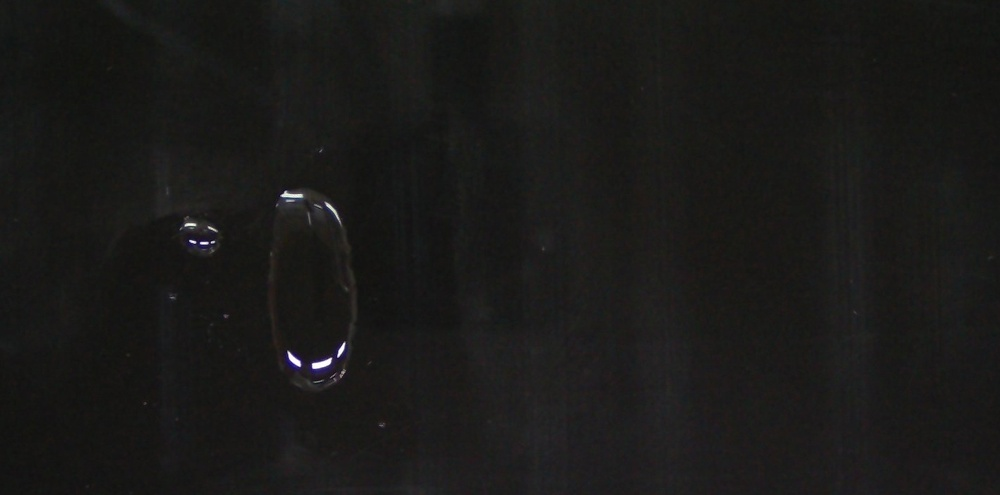
#> input picture result/Oil_0024.jpg, 1000 x 495 px, shrunk from 1416 x 701 before the run
$ python Mask.py   (older library calls are emulated)
#> lines starting #> are read from the running program, lines starting #| are printed output that depends on the picture; after the words box and inside, x2 and y2 are one past the last pixel; in counts of white or black regions, pixels touching at a corner belong together
import cv2
import numpy as np
import matplotlib.pyplot as plt
import random

plt.rcParams['font.sans-serif'] = ['SimHei']
plt.rcParams['axes.unicode_minus'] = False

import cv2
import numpy as np


def preprocess_image_dynamic(img_path):
    """动态调整中值滤波窗口的预处理函数"""
#> called with img_path = 'result/Oil_0024.jpg'
    img = cv2.imread(img_path)
#> img is the input picture: shape (495, 1000, 3); mean B, G, R 24.5, 25.8, 26.2
    gray = cv2.cvtColor(img, cv2.COLOR_BGR2GRAY)
    # blur = cv2.medianBlur(gray, 3)
    # cv2.imshow("med", blur)
    edges = cv2.Canny(gray, 20, 65)
    cv2.imshow("edges", edges)
    kernel = np.ones((7, 7), np.uint8)
    boundary_closed = cv2.morphologyEx(edges, cv2.MORPH_CLOSE, kernel, iterations=4)

    boundary_closed = cv2.morphologyEx(boundary_closed, cv2.MORPH_OPEN, np.ones((3, 3), np.uint8))
    cv2.imshow("edges2", boundary_closed)
    boundary = cv2.GaussianBlur(boundary_closed, (3, 3), 1)
    thresh = cv2.adaptiveThreshold(
        gray, 255,
        cv2.ADAPTIVE_THRESH_GAUSSIAN_C,
        cv2.THRESH_BINARY_INV,
        blockSize=27,
        C=9
    )
    cv2.imshow("auto", thresh)
    (x1, y1, x2, y2) = crop_valid_white_area(
        img=thresh,
        noise_area_threshold=25,
        expand_pixel=30
    )
#> in crop_valid_white_area, `contours, _ = cv2.findContours(img, cv2.RETR_EXTERNAL, cv2.CHAIN_APPRO..`: contours = 32 contours, 25 with area under 20; largest, box (x1, y1, x2, y2) and area: (281, 337, 350, 383) 1500, (181, 226, 218, 251) 453, (273, 184, 314, 213) 384, (313, 195, 347, 229) 310, (177, 213, 201, 231) 118, (204, 218, 223, 231) 53, (338, 368, 350, 384) 40
#> the loop in crop_valid_white_area, `for cnt in contours:` made 32 passes
#> cnt on passes 1, 5, 6, 7: [[298, 388]], [[352, 351], [352, 353]], [[284, 346], [285, 346]], [[352, 341], [352, 344], [351, 345], [352, 345]]
#> after the loop in crop_valid_white_area, `for cnt in contours:`:
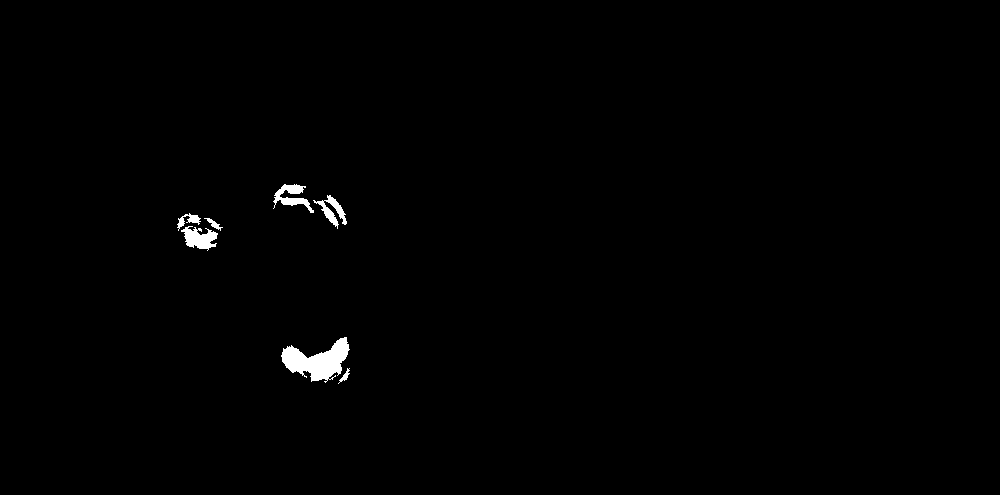
#> valid_white_img: shape (495, 1000); 0.67% white; 7 white regions, largest, box (x1, y1, x2, y2) and area: (281, 337, 350, 383) 1616, (181, 226, 218, 251) 529, (273, 184, 314, 213) 471
#> in crop_valid_white_area, `valid_white_pixels = np.argwhere(valid_white_img == 255)`: valid_white_pixels = 3305 pairs, first value 184 to 383, second value 177 to 349
#> in crop_valid_white_area, `y_coords = valid_white_pixels[:, 0]`: y_coords = 3305 values from 184 to 383
#> in crop_valid_white_area, `x_coords = valid_white_pixels[:, 1]`: x_coords = 3305 values, max 349 at index 1834, min 177 at index 1020, mean 288
#> in crop_valid_white_area, `x_min, x_max = np.min(x_coords), np.max(x_coords)`: x_min = 177; x_max = 349
#> in crop_valid_white_area, `y_min, y_max = np.min(y_coords), np.max(y_coords)`: y_min = 184; y_max = 383
#> in crop_valid_white_area, `x_min = max(0, x_min - expand_pixel)`: x_min = 147
#> in crop_valid_white_area, `y_min = max(0, y_min - expand_pixel)`: y_min = 154
#> in crop_valid_white_area, `x_max = min(img.shape[1] - 1, x_max + expand_pixel)`: x_max = 379
#> in crop_valid_white_area, `y_max = min(img.shape[0] - 1, y_max + expand_pixel)`: y_max = 413
#> x1 = 147; y1 = 154; x2 = 379; y2 = 413
    contours, hierarchy = cv2.findContours(
        thresh,
        cv2.RETR_EXTERNAL,
        cv2.CHAIN_APPROX_SIMPLE
    )

    if not contours:
        raise ValueError("mask图像中未检测到任何白色轮廓！")

    max_contour = max(contours, key=cv2.contourArea)
#> max_contour = contour of 161 points, box (x1, y1, x2, y2) (281, 337, 350, 383), area 1500
    rotated_rect = cv2.minAreaRect(max_contour)  # 获取旋转矩形参数
#> rotated_rect = ((316.5, 362.2), (68.28, 41.66), -8.58)
    box_vertices = cv2.boxPoints(rotated_rect)  # 转换为4个顶点
#> box_vertices = [[285.8, 387.9], [279.6, 346.7], [347.1, 336.5], [353.3, 377.7]]
    box_vertices = np.int0(box_vertices)  # 转为整数像素坐标
#> box_vertices = [[285, 387], [279, 346], [347, 336], [353, 377]]

    # 4. 提取旋转矩形的关键信息（长宽、面积、旋转角度）
    (cx, cy), (w, h), angle = rotated_rect
#> cx = 316.5; cy = 362.2; w = 68.28; h = 41.66; angle = -8.58
    rotated_rect_area = w * h  # 旋转矩形面积（最小包围矩形面积）
#> rotated_rect_area = 2844.7
    contour_area = cv2.contourArea(max_contour)  # 轮廓实际面积
#> contour_area = 1500
    proportion = contour_area/rotated_rect_area
#> proportion = 0.527
    perimeter = cv2.arcLength(max_contour, True)  # 轮廓周长
#> perimeter = 278
    circularity = (4 * np.pi * contour_area) / (perimeter ** 2)
#> circularity = 0.244
    # 旋转矩形的长宽比（统一按 长/宽 计算，确保大于等于1）
    aspect_ratio_rotated = max(w, h) / min(w, h) if min(w, h) != 0 else 1.0
#> aspect_ratio_rotated = 1.64
    print(max_contour, aspect_ratio_rotated, contour_area, rotated_rect_area,proportion,circularity)
#> (printed output is left out)
    grade = average_grade(gray)
#> in average_grade, `dx = cv2.Sobel(roi, ddepth=cv2.CV_64F, dx=1, dy=0, ksize=3)`:
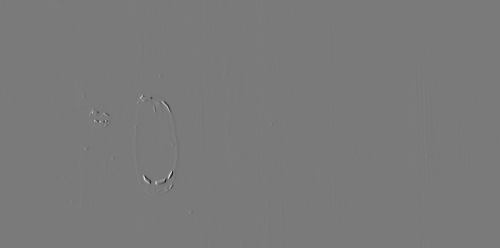
#> dx: shape (495, 1000) float64 (shown at 1/2 size); min -800, max 867, mean 0; drawn with min black and max white
#> in average_grade, `avg_gradient_L1 = np.mean(gradient_magnitude_L1)`: avg_gradient_L1 = 9.42
#> in average_grade, `avg_gradient_L2 = np.mean(gradient_magnitude_L2)`: avg_gradient_L2 = 7.49
#> grade = 9.42
    edges = cv2.Canny(gray, 9, 20)
    cv2.imshow("Canny", edges)
    edges[y1:y2, x1:x2] = 0
    canny_edges = cv2.Canny(gray, 8, 24)
    cv2.imshow("Canny2",canny_edges)

    # 对比度增强
    # clahe = cv2.createCLAHE(clipLimit=2.0, tileGridSize=(8, 8))
    # enhanced = clahe.apply(filtered_img)
    return img, gray


def average_grade(roi):
    dx = cv2.Sobel(roi, ddepth=cv2.CV_64F, dx=1, dy=0, ksize=3)
    dy = cv2.Sobel(roi, ddepth=cv2.CV_64F, dx=0, dy=1, ksize=3)

    # 5. 计算梯度幅值（两种方式二选一，与cv2.Canny的L1/L2gradient对应）
    # 方式1：L1范数（|dx| + |dy|，计算更快，对应cv2.Canny默认值）
    gradient_magnitude_L1 = np.abs(dx) + np.abs(dy)
    # 方式2：L2范数（√(dx² + dy²)，精度更高，对应cv2.Canny(L2gradient=True)）
    gradient_magnitude_L2 = np.sqrt(np.square(dx) + np.square(dy))

    # 6. 计算平均梯度（对梯度幅值求全局平均值）
    avg_gradient_L1 = np.mean(gradient_magnitude_L1)
    avg_gradient_L2 = np.mean(gradient_magnitude_L2)
    return avg_gradient_L1


def get_defect_boundary(enhanced_img):
    thresh = cv2.adaptiveThreshold(
        enhanced_img, 255,
        cv2.ADAPTIVE_THRESH_GAUSSIAN_C,
        cv2.THRESH_BINARY_INV,
        blockSize=21,
        C=9
    )
    cv2.imshow("AutoThreshold (Defect Shape)", thresh)
    # 2. 步骤1：获取自适应阈值分割的缺陷主轮廓 + 计算minAreaRect

    (x1, y1, x2, y2) = crop_valid_white_area(
        img=thresh,
        noise_area_threshold=55,
        expand_pixel=20
    )
#> call 2 of crop_valid_white_area, with noise_area_threshold = 55, expand_pixel = 20
#> in crop_valid_white_area (call 2), `contours, _ = cv2.findContours(img, cv2.RETR_EXTERNAL, cv2.CHAIN_APPRO..`: contours = 41 contours, 33 with area under 20; largest, box (x1, y1, x2, y2) and area: (282, 337, 349, 383) 1238, (181, 226, 218, 251) 438, (273, 185, 314, 213) 310, (313, 198, 346, 226) 254, (177, 215, 200, 231) 102, (207, 219, 221, 230) 45, (338, 368, 350, 384) 31, (311, 376, 324, 382) 28
#> the loop in crop_valid_white_area (call 2), `for cnt in contours:` made 41 passes
#> cnt on passes 1 to 4: [[377, 427], [378, 428]], [[298, 388]], [[296, 387]], [[334, 385], [334, 386]]
#> after the loop in crop_valid_white_area (call 2), `for cnt in contours:`:
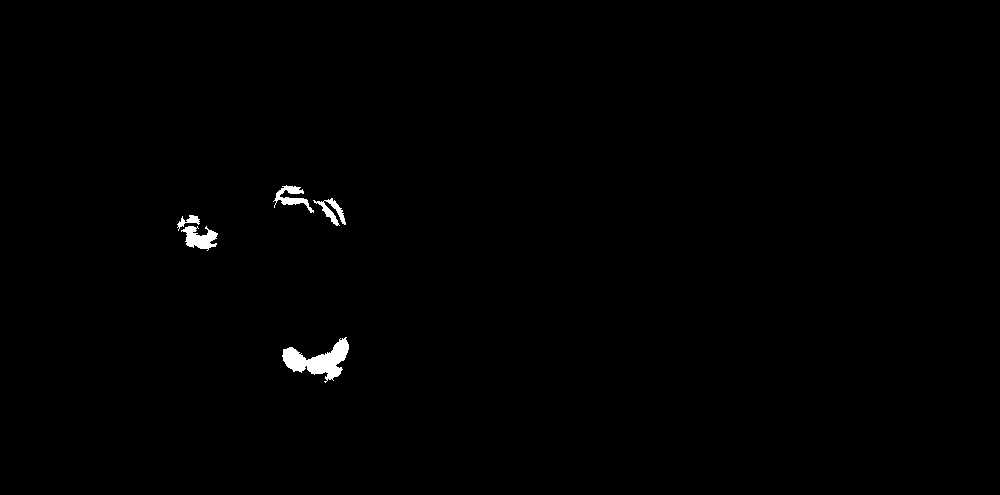
#> valid_white_img: shape (495, 1000); 0.55% white; 5 white regions, box (x1, y1, x2, y2) and area: (282, 337, 349, 383) 1349, (181, 226, 218, 251) 510, (273, 185, 314, 213) 397, (313, 198, 346, 226) 327, (177, 215, 200, 231) 140
#> in crop_valid_white_area (call 2), `valid_white_pixels = np.argwhere(valid_white_img == 255)`: valid_white_pixels = 2723 pairs, first value 185 to 382, second value 177 to 348
#> in crop_valid_white_area (call 2), `y_coords = valid_white_pixels[:, 0]`: y_coords = 2723 values from 185 to 382
#> in crop_valid_white_area (call 2), `x_coords = valid_white_pixels[:, 1]`: x_coords = 2723 values, max 348 at index 1437, min 177 at index 831, mean 286.9
#> in crop_valid_white_area (call 2), `x_min, x_max = np.min(x_coords), np.max(x_coords)`: x_min = 177; x_max = 348
#> in crop_valid_white_area (call 2), `y_min, y_max = np.min(y_coords), np.max(y_coords)`: y_min = 185; y_max = 382
#> in crop_valid_white_area (call 2), `x_min = max(0, x_min - expand_pixel)`: x_min = 157
#> in crop_valid_white_area (call 2), `y_min = max(0, y_min - expand_pixel)`: y_min = 165
#> in crop_valid_white_area (call 2), `x_max = min(img.shape[1] - 1, x_max + expand_pixel)`: x_max = 368
#> in crop_valid_white_area (call 2), `y_max = min(img.shape[0] - 1, y_max + expand_pixel)`: y_max = 402
#> x1 = 157; y1 = 165; x2 = 368; y2 = 402
    roi = enhanced_img[y1:y2, x1:x2]
    grade = average_grade(roi)
#> grade = 25.66
    roi_edges = cv2.Canny(roi, 0.9 * grade, 1.6 * grade)
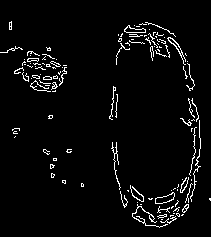
#> roi_edges: shape (237, 211); 4% white in thin lines or dots, all inside (x1, y1, x2, y2) = (0, 21, 211, 228)

    cv2.imshow("Original Canny (With Noise)", roi_edges)
    edges_filtered = bitwise_or_in_roi(thresh, roi_edges, (x1, y1, x2, y2))
#> in bitwise_or_in_roi, `x_min, y_min, x_max, y_max = roi_rect`: x_min = 157; y_min = 165; x_max = 368; y_max = 402
    cv2.imshow("Original Canny ", edges_filtered)

    kernel = np.ones((7, 7), np.uint8)
    boundary_closed = cv2.morphologyEx(edges_filtered, cv2.MORPH_CLOSE, kernel,iterations=4)
    # cv2.imshow("closed", boundary_closed)
    # 5. （可选）开运算过滤杂点 + 轮廓筛选（保持原有优化）
    boundary_closed = cv2.morphologyEx(boundary_closed, cv2.MORPH_OPEN, np.ones((3, 3), np.uint8))
    boundary = cv2.GaussianBlur(boundary_closed, (3, 3), 1)
    _, boundary = cv2.threshold(boundary, 127, 255, cv2.THRESH_BINARY)
    contours, _ = cv2.findContours(boundary, cv2.RETR_EXTERNAL, cv2.CHAIN_APPROX_SIMPLE)
#> contours = 7 contours, 2 with area under 20; largest, box (x1, y1, x2, y2) and area: (273, 186, 368, 392) 5375, (164, 187, 224, 284) 1902, (266, 251, 276, 344) 366, (200, 313, 229, 343) 252, (170, 293, 177, 300) 26
    cv2.imshow("close + open", boundary)
    clean_boundary = np.zeros_like(boundary)
    for cnt in contours:
        if cv2.contourArea(cnt) > 230:
            cv2.drawContours(clean_boundary, [cnt], 0, 255, thickness=2)
#> this loop made 7 passes
#> cnt on passes 1 to 2: [[238, 349], [238, 351], [240, 351], [240, 349]], [[219, 345], [219, 347], [222, 347], [222, 345]]
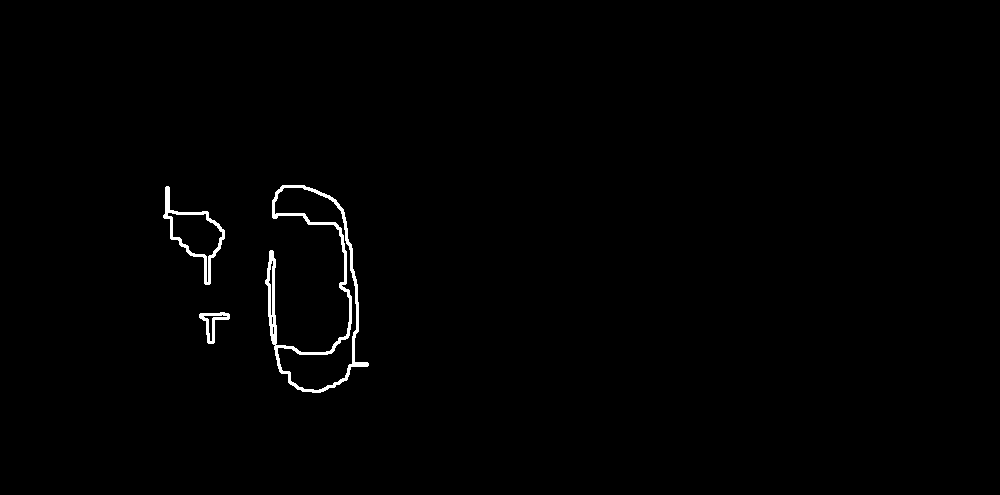
#> clean_boundary: shape (495, 1000); 0.8% white; 3 white regions
    cv2.imshow("result",clean_boundary)
    return clean_boundary


def crop_valid_white_area(img, noise_area_threshold=50, expand_pixel=5):
    # 创建空白图像，用于绘制过滤噪声后的有效白色区域
    valid_white_img = np.zeros_like(img)

    # 2. 第一步：过滤白点噪声（保留大面积白色区域，剔除小噪声）
    contours, _ = cv2.findContours(img, cv2.RETR_EXTERNAL, cv2.CHAIN_APPROX_SIMPLE)
    for cnt in contours:
        if cv2.contourArea(cnt) > noise_area_threshold:
            cv2.drawContours(valid_white_img, [cnt], 0, 255, -1)  # 填充有效区域

    cv2.imshow("filter", valid_white_img)

    valid_white_pixels = np.argwhere(valid_white_img == 255)
    if len(valid_white_pixels) == 0:
        print("过滤噪声后无有效白色区域！")
        return img

    # 4. 第三步：计算有效白色区域的包围框
    y_coords = valid_white_pixels[:, 0]
    x_coords = valid_white_pixels[:, 1]
    x_min, x_max = np.min(x_coords), np.max(x_coords)
    y_min, y_max = np.min(y_coords), np.max(y_coords)

    # 5. 第四步：裁剪图像（可选扩大边界，避免裁到目标区域边缘）
    x_min = max(0, x_min - expand_pixel)
    y_min = max(0, y_min - expand_pixel)
    x_max = min(img.shape[1] - 1, x_max + expand_pixel)
    y_max = min(img.shape[0] - 1, y_max + expand_pixel)
    cropped_img = img[y_min:y_max, x_min:x_max]  # 从原图裁剪（保留原始细节）
    cv2.imshow("Cropped Valid Area", cropped_img)
    return (x_min, y_min, x_max, y_max)


# def bitwise_or_in_roi(bin_img1, bin_img2, roi_rect):
#     """
#     在指定区域内将相并两张二值图（区域外保持bin_img1不变）
#     :param bin_img1: 第一张二值图（背景图）
#     :param bin_img2: 第二张二值图（待相并的图）
#     :param roi_rect: 指定区域的矩形 [x_min, y_min, x_max, y_max]
#     :return: 仅指定区域相并后的结果图
#     """
#     # 1. 解析指定区域的坐标
#     x_min, y_min, x_max, y_max = roi_rect
#     # 确保坐标在图像范围内
#     x_min = max(0, x_min)
#     y_min = max(0, y_min)
#     x_max = min(bin_img1.shape[1]-1, x_max)
#     y_max = min(bin_img1.shape[0]-1, y_max)
#
#     # 2. 创建指定区域的掩码（仅指定区域为255，其余为0）
#     mask = np.zeros_like(bin_img1)
#     mask[y_min:y_max, x_min:x_max] = 255  # 矩形区域设为有效
#
#     # 3. 提取两张图在指定区域内的内容
#     img1_roi = cv2.bitwise_and(bin_img1, mask)
#     img2_roi = cv2.bitwise_and(bin_img2, mask)
#
#     # 4. 在指定区域内将相并两张图的内容
#     roi_merged = cv2.bitwise_or(img1_roi, img2_roi)
#
#     mask_final = np.zeros_like(bin_img1)
#
#     # 5. 将相并结果合并回原图（区域外保持bin_img1不变）
#     # 区域外：取bin_img1的内容；区域内：取相并后的内容
#     result = cv2.bitwise_or(
#         cv2.bitwise_and(mask_final, cv2.bitwise_not(mask)),  # 区域外：原图
#         roi_merged  # 区域内：相并结果
#     )
#     # cv2.imshow("bitwise_or_in_roi",result)
#     return result
def bitwise_or_in_roi(bin_img1, bin_img2, roi_rect):
    """
    在指定区域内将相并两张二值图（区域外保持bin_img1不变）
    :param bin_img1: 第一张二值图（背景图）
    :param bin_img2: 第二张二值图（待相并的图）
    :param roi_rect: 指定区域的矩形 [x_min, y_min, x_max, y_max]
    :return: 仅指定区域相并后的结果图
    """
    # 1. 解析指定区域的坐标
    x_min, y_min, x_max, y_max = roi_rect
    # 确保坐标在图像范围内
    x_min = max(0, x_min)
    y_min = max(0, y_min)
    x_max = min(bin_img1.shape[1]-1, x_max)
    y_max = min(bin_img1.shape[0]-1, y_max)

    # 2. 创建指定区域的掩码（仅指定区域为255，其余为0）
    mask = np.zeros_like(bin_img1)
    mask[y_min:y_max, x_min:x_max] = 255  # 矩形区域设为有效

    # 3. 提取两张图在指定区域内的内容
    img_roi = cv2.bitwise_or(bin_img1[y_min:y_max,x_min:x_max], bin_img2)
    mask[y_min:y_max, x_min:x_max] = img_roi
    # cv2.imshow("bitwise_or_in_roi",result)
    return mask


def region_filling(boundary):
    filled = boundary.copy()
    # 找到所有轮廓，只对面积大的轮廓做填充
    contours, _ = cv2.findContours(boundary, cv2.RETR_EXTERNAL, cv2.CHAIN_APPROX_SIMPLE)
#> contours = 3 contours; box (x1, y1, x2, y2) and area: (265, 185, 369, 393) 6728, (163, 186, 225, 285) 2212, (199, 312, 230, 344) 368
    for cnt in contours:
        if cv2.contourArea(cnt) > 65:  # 只处理大轮廓（缺陷）
            seed_point = get_valid_seed_point(cnt, filled)
            if seed_point is not None:
                # 漫水填充
                cv2.floodFill(filled, None, seed_point, 255, flags=cv2.FLOODFILL_FIXED_RANGE | 8)
                cv2.imshow("valid_seed_filled", filled)
#> this loop made 3 passes
#> (x in get_valid_seed_point, y in get_valid_seed_point, w in get_valid_seed_point, h in get_valid_seed_point, x_min in get_valid_seed_point, y_min in get_valid_seed_point, x_max in get_valid_seed_point, y_max in get_valid_seed_point) on passes 1 to 3: (199, 312, 31, 32, 199, 312, 230, 344), (163, 186, 62, 99, 163, 186, 225, 285), (265, 185, 104, 208, 265, 185, 369, 393)
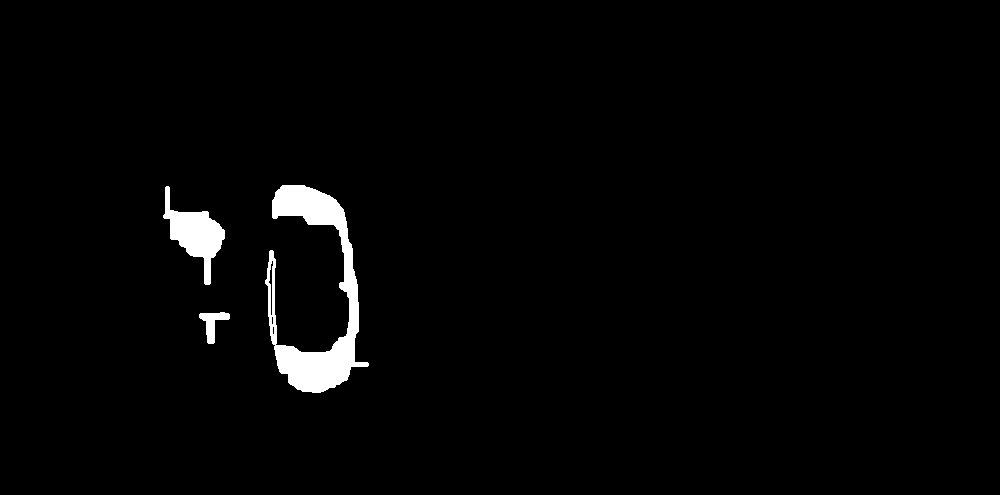
#> filled: shape (495, 1000); 2% white; 3 white regions, box (x1, y1, x2, y2) and area: (265, 185, 369, 393) 7067, (163, 186, 225, 285) 2349, (199, 312, 230, 344) 423
    # 生成最终mask：合并填充区域和缺陷边界（确保边界+内部都完整）
    final_mask = cv2.bitwise_or(filled, boundary)
    cv2.imshow("final_mask",final_mask)
    return filled, final_mask  # 修正：返回2个值，匹配调用时的接收变量


def get_valid_seed_point(contour, img):
    """
    从轮廓内部黑色区域获取有效种子点
    :param contour: 单个轮廓（cnt）
    :param img: 二值图像（0=黑色，255=白色）
    :return: 有效种子点(x, y)，无有效点返回None
    """
    # 1. 获取轮廓的包围矩形（缩小采样范围，提高效率）
    x, y, w, h = cv2.boundingRect(contour)
    # 包围矩形边界（避免超出图像范围）
    img_h, img_w = img.shape
    x_min = max(0, x)
    y_min = max(0, y)
    x_max = min(img_w - 1, x + w)
    y_max = min(img_h - 1, y + h)

    # 2. 随机采样+双重验证（最多采样100次，避免死循环）
    for _ in range(100):
        # 在包围盒内随机生成候选点
        cx = random.randint(x_min, x_max)
        cy = random.randint(y_min, y_max)
        candidate_point = (cx, cy)

        # 验证1：点是否在轮廓内部（cv2.pointPolygonTest 核心用法）
        # 返回值：>0 内部；=0 轮廓上；<0 外部
        inside_contour = cv2.pointPolygonTest(contour, candidate_point, measureDist=False)
        # 验证2：点是否是黑色像素（0）
        is_black = (img[cy, cx] == 0)

        # 两个条件都满足，返回该点
        if inside_contour > 0 and is_black:
            return candidate_point

    # 采样100次无有效点，返回None
    return None


def visualize_result(img, boundary, filled_region, final_mask):
    """可视化区域填充过程"""
    plt.figure(figsize=(16, 8))
    # 原始图像
    plt.subplot(2, 2, 1)
    plt.imshow(cv2.cvtColor(img, cv2.COLOR_BGR2RGB))
    plt.title('原始图像')
    plt.axis('off')
    # 缺陷边界
    plt.subplot(2, 2, 2)
    plt.imshow(boundary, cmap='gray')
    plt.title('缺陷边界')
    plt.axis('off')
    # 填充后的区域
    plt.subplot(2, 2, 3)
    plt.imshow(filled_region, cmap='gray')
    plt.title('区域填充结果')
    plt.axis('off')
    # 最终mask
    plt.subplot(2, 2, 4)
    plt.imshow(final_mask, cmap='gray')
    plt.title('最终完整mask')
    plt.axis('off')
    plt.tight_layout()
    plt.show()
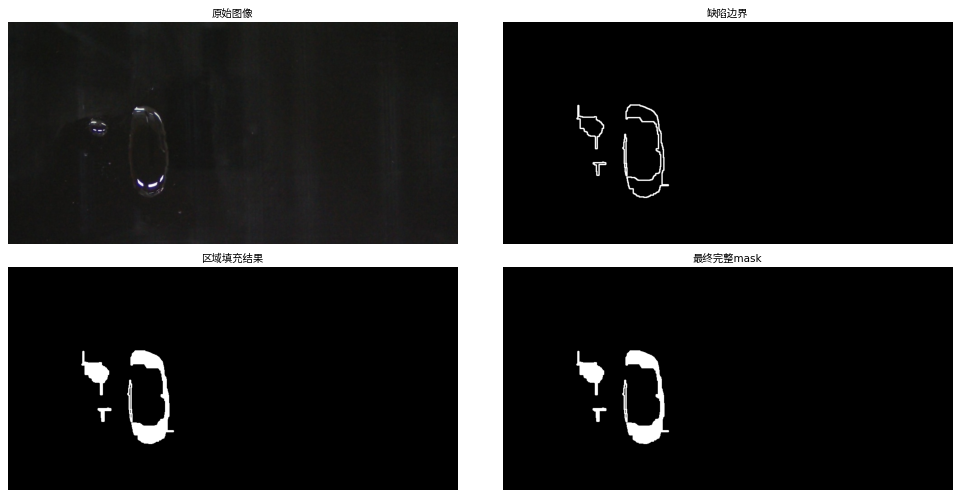
#> figure drawn by matplotlib, 4 panels


# 测试入口
if __name__ == "__main__":
    img_path = "result/Oil_0024.jpg"  # 替换为你的图路径
    try:
        img, gray = preprocess_image_dynamic(img_path)
        boundary = get_defect_boundary(gray)
        filled_region, final_mask = region_filling(boundary)  # 现在返回2个值，匹配接收
        visualize_result(img, boundary, filled_region, final_mask)
        cv2.imwrite("区域填充最终mask.png", final_mask)
        print("区域填充mask已保存！")
    except Exception as e:
        print(f"出错：{e}")
